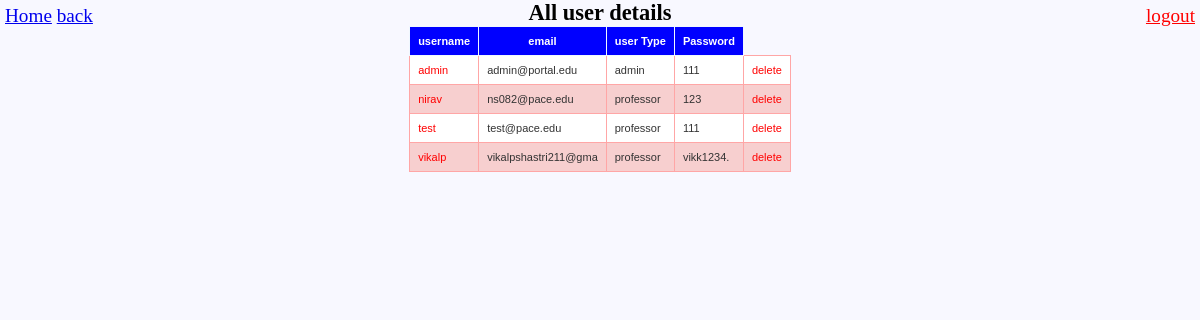
Screenshot of /admin/Account_displayAllUsers.php (signed in) with the database file from the repository.
### tables this page shows
CREATE TABLE IF NOT EXISTS `user_accounts` (
  `username` varchar(10) NOT NULL,
  `email` varchar(20) NOT NULL,
  `user_type` varchar(10) NOT NULL DEFAULT 'professor',
  `password` varchar(50) NOT NULL,
  PRIMARY KEY (`username`)
);

### functions.php (called while the page is built, shortened)
<?php
$db = mysqli_connect('localhost', 'root', '', 'project');
$adminHome="http://localhost/Myproject/admin/adminHome.php";
function fetchAllUserAccounts()
{
    global $db;
    $query = "SELECT *  FROM user_Accounts";
    $results = mysqli_query($db, $query);
    return $results;
}

### admin/Account_displayAllUsers.php (the view, shortened to what this page needs)
<?php
require_once("..\config.php");
?>
<html>
<head>
    <link rel="stylesheet" type="text/css" href="../css/style.css">
</head>
<body>
<?php
$temp=$_SESSION['user']['user_type'];
if($temp=='admin')
    $myHome= $adminHome;
else
    $myHome=$profHome;
$back=$_SERVER['HTTP_REFERER'];
$allrecords = fetchAllUserAccounts();
?>
<h3 style="text-align:center;">All user details</h3>
<div class="topright">
    <a href="../index.php?logout='1'" style="color: red;">logout</a></div>
<div class="topleft">
    <a href="<?php echo $myHome?>">Home</a>
    <a href="<?php echo $back?>">back</a>
</div>
<table class="table-style-three"  style="margin: auto">
    <thead>
    <th>username</th>
    <th>email</th>
    <th>user Type</th>
    <th>Password</th>
    </thead>
    <tbody>
    <?php
    foreach ($allrecords as $displayRecords) { ?>
        <tr>
            <td>
                <?php
                $temp='username='. $displayRecords['username'].'&email='. $displayRecords['email'].
                    '&user_type='. $displayRecords['user_type'].'&password='. $displayRecords['password']?>
                <a href="Account_updateThisUser.php?<?php print $temp?>" style="color: red;">
                    <?php print $displayRecords['username']; ?></a>
            </td>
            <td><?php print $displayRecords['email']; ?></td>
            <td><?php print $displayRecords['user_type']; ?></td>
            <td><?php print $displayRecords['password']; ?></td>
            <td>
                <a href="./Account_DeleteThisUser.php?username=<?php print $displayRecords['username'] ?>" style="color: red;"><?php print "delete"; ?></a>
            </td>
        </tr>
    <?php } ?>
    </tbody>
</table>
</body>
</html>

### css/style.css (style rules this page uses)
* { margin: 0px; padding: 0px; }
body { font-size: 120%; background: #F8F8FF; }
table.table-style-three { font-family: verdana, arial, sans-serif; font-size: 11px; color: #333333; border-width: 1px; border-color: #3A3A3A; border-collapse: collapse; }
table.table-style-three th { border-width: 1px; padding: 8px; border-style: solid; border-color: aliceblue; background-color: blue; color: #ffffff; }
table.table-style-three a { color: #ffffff; text-decoration: none; }
table.table-style-three tr:nth-child(even) td { background-color: #F7CFCF; }
table.table-style-three td { border-width: 1px; padding: 8px; border-style: solid; border-color: #FFA6A6; background-color: #ffffff; }
.topright { position: absolute; top: 5px; right: 5px; text-align: right; }
.topleft { position: absolute; top: 5px; left: 5px; text-align: left; }

### rows the page displays
user_accounts: username "admin", email "admin@portal.edu", user_type "admin", password "111"
user_accounts: username "nirav", email "ns082@pace.edu", user_type "professor", password "123"
user_accounts: username "test", email "test@pace.edu", user_type "professor", password "111"
user_accounts: username "vikalp", email "vikalpshastri211@gma", user_type "professor", password "vikk1234."
